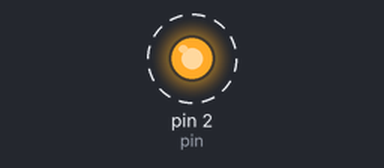
This program was run on a simulated MicroPython board. On the bench: output pins drawn as LEDs (lit = HIGH). Dashed ring = blinking. What the program prints to the serial console is not drawn.

Above: at 3.1 s.
Timing chart, 0 to 7.2 s (numbered marks = the images above):
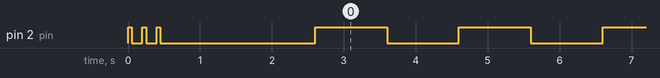

The program:

main.py
```python
from machine import Pin
from utime import sleep

pin = Pin(2, Pin.OUT)

def pisca():
    pin.on()
    sleep(0.05)
    pin.off()

for _ in range(3):
    pisca()
    sleep(0.15)

print("LED is ready to flash.")

sleep(2)

print("LED starts flashing...")
while True:
    try:
        pin.toggle()
        sleep(1) # sleep 1sec
    except KeyboardInterrupt:
        break
pin.off()
print("Finished.")
```
